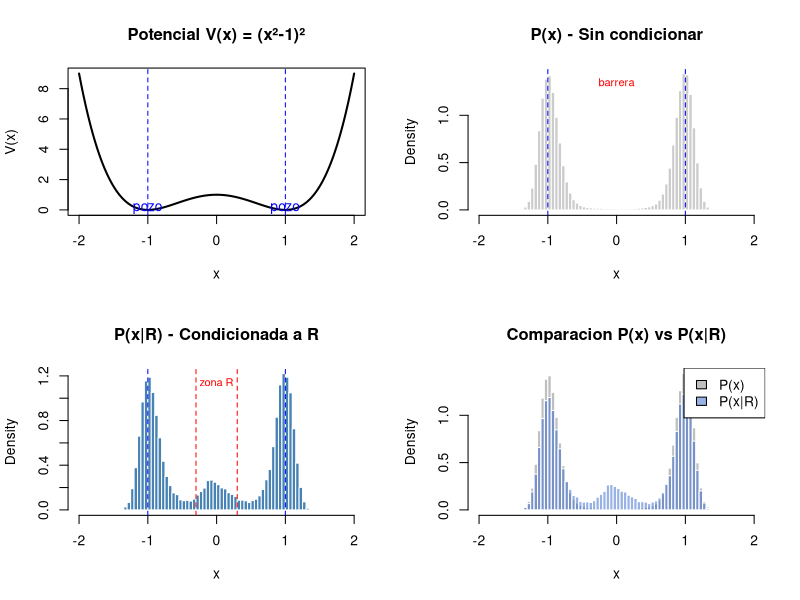

This figure's R source:
# =============================================================================
# CONCEPTO 2: Probabilidad Condicionada P(ψ|R)
# =============================================================================
#
# Definicion:
#   p_n(ψ|R) = P_n(ψ ∩ R) / P_n(R)
#
# Idea clave:
#   La distribucion de estados CAMBIA cuando condicionamos a R.
#   Estados que eran raros pueden volverse tipicos bajo R.
#
# Ejemplo:
#   Sin condicionar: el sistema pasa igual tiempo en ambos pozos
#   Condicionando a "energia alta": prefiere la barrera central
# =============================================================================

cat("=== PRUEBA: Probabilidad Condicionada P(ψ|R) ===\n\n")

# --- PARAMETROS ---
set.seed(42)
n_traj <- 2000
traj_length <- 500
dt <- 0.01
noise <- 0.5

# --- POTENCIAL DOBLE POZO ---
V <- function(x) (x^2 - 1)^2
grad_V <- function(x) 4 * x * (x^2 - 1)

# --- DINAMICA LANGEVIN ---
step <- function(x, dt, sigma) {
  x - grad_V(x) * dt + sigma * sqrt(dt) * rnorm(1)
}

simulate <- function(x0, n, dt, sigma) {
  x <- numeric(n)
  x[1] <- x0
  for (t in 2:n) {
    x[t] <- step(x[t-1], dt, sigma)
  }
  x
}

# --- OBSERVABLE Y CONDICION R ---
# Observable: cercania al origen (barrera)
observable <- function(x) -abs(x)  # mas alto = mas cerca del origen

theta_threshold <- -0.3  # cerca del origen
tau_persistence <- 30

cumple_ERS <- function(traj, theta_star, tau_star) {
  theta_t <- observable(traj)
  condicion <- theta_t >= theta_star  # |x| <= 0.3
  if (!any(condicion)) return(FALSE)
  rachas <- rle(condicion)
  duraciones <- rachas$lengths[rachas$values == TRUE]
  if (length(duraciones) == 0) return(FALSE)
  max(duraciones) >= tau_star
}

# --- SIMULAR ---
cat("Simulando", n_traj, "trayectorias en doble pozo...\n")
cat("Condicion R: |x| <= 0.3 durante >=", tau_persistence, "pasos\n")
cat("(permanecer cerca de la barrera central)\n\n")

trayectorias <- vector("list", n_traj)
cumple_R <- logical(n_traj)

for (i in 1:n_traj) {
  x0 <- runif(1, -2, 2)
  trayectorias[[i]] <- simulate(x0, traj_length, dt, noise)
  cumple_R[i] <- cumple_ERS(trayectorias[[i]], theta_threshold, tau_persistence)
}

n_cond <- sum(cumple_R)
cat("Trayectorias que cumplen R:", n_cond, "(", round(100*n_cond/n_traj, 1), "%)\n\n")

# --- CALCULAR DISTRIBUCIONES ---
# P(x) - distribucion sin condicionar
x_todas <- unlist(trayectorias)

# P(x|R) - distribucion condicionada
x_condicionadas <- unlist(trayectorias[cumple_R])

# --- VISUALIZACION ---
par(mfrow = c(2, 2))

# 1. Potencial
x_grid <- seq(-2, 2, length.out = 200)
plot(x_grid, V(x_grid), type = "l", lwd = 2,
     main = "Potencial V(x) = (x²-1)²",
     xlab = "x", ylab = "V(x)")
abline(v = c(-1, 1), col = "blue", lty = 2)
text(c(-1, 1), c(0.1, 0.1), c("pozo", "pozo"), col = "blue")

# 2. P(x) sin condicionar
hist(x_todas, breaks = 80, prob = TRUE, col = "gray80", border = "white",
     main = "P(x) - Sin condicionar",
     xlab = "x", xlim = c(-2, 2))
abline(v = c(-1, 1), col = "blue", lty = 2)
text(0, par("usr")[4]*0.9, "barrera", col = "red", cex = 0.8)

# 3. P(x|R) condicionada
if (n_cond > 0) {
  hist(x_condicionadas, breaks = 80, prob = TRUE, col = "steelblue", border = "white",
       main = "P(x|R) - Condicionada a R",
       xlab = "x", xlim = c(-2, 2))
  abline(v = c(-1, 1), col = "blue", lty = 2)
  abline(v = c(-0.3, 0.3), col = "red", lty = 2)
  text(0, par("usr")[4]*0.9, "zona R", col = "red", cex = 0.8)
}

# 4. Comparacion superpuesta
hist(x_todas, breaks = 80, prob = TRUE, col = rgb(0.5, 0.5, 0.5, 0.5),
     border = "white", main = "Comparacion P(x) vs P(x|R)",
     xlab = "x", xlim = c(-2, 2))
if (n_cond > 0) {
  hist(x_condicionadas, breaks = 80, prob = TRUE,
       col = rgb(0.2, 0.4, 0.8, 0.5), border = "white", add = TRUE)
}
legend("topright", c("P(x)", "P(x|R)"),
       fill = c(rgb(0.5,0.5,0.5,0.5), rgb(0.2,0.4,0.8,0.5)))

par(mfrow = c(1, 1))

# --- ESTADISTICAS ---
cat("\n--- ESTADISTICAS ---\n")
cat("Media P(x):", round(mean(x_todas), 4), "\n")
cat("Media P(x|R):", round(mean(x_condicionadas), 4), "\n")
cat("Varianza P(x):", round(var(x_todas), 4), "\n")
cat("Varianza P(x|R):", round(var(x_condicionadas), 4), "\n")

# --- CONCLUSION ---
cat("\n--- CONCLUSION ---\n")
cat("Al condicionar a R (permanecer cerca de la barrera):\n")
cat("  - P(x) tiene picos en los pozos (x = ±1)\n")
cat("  - P(x|R) concentra masa cerca del origen (x ≈ 0)\n")
cat("  - La barrera, antes improbable, se vuelve TIPICA bajo R\n")
cat("  - Esto es el nucleo del framework UE: cambiar la pregunta\n")
